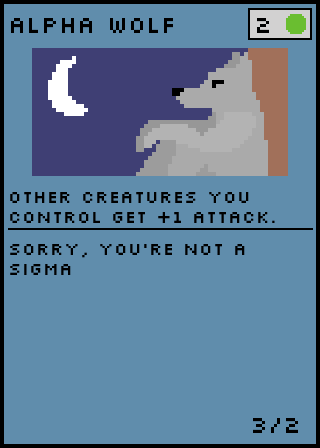
#> input picture src/modules/assets/cards/alpha_wolf.png, 320 x 448 px
$ python scale.py cards/alpha_wolf.png cards/arcane_scholar.png
#> lines starting #> are read from the running program, lines starting #| are printed output that depends on the picture
# scale_4x.py
from PIL import Image
import sys
from pathlib import Path

def scale_4x(input_path: str, output_path: str | None = None) -> None:
#> called with input_path = 'cards/alpha_wolf.png', output_path = 'cards/arcane_scholar.png'
    src = Path(input_path)
    if output_path is None:
        output_path = src.with_name(f"{src.stem}_4x{src.suffix}")

    img = Image.open(src)
#> img is the input picture: PIL image 320x448 RGBA; mean R, G, B, A 93.6, 123.4, 150.2, 255
    w, h = img.size
#> w = 320; h = 448
    img = img.resize((w * 4, h * 4), resample=Image.NEAREST)
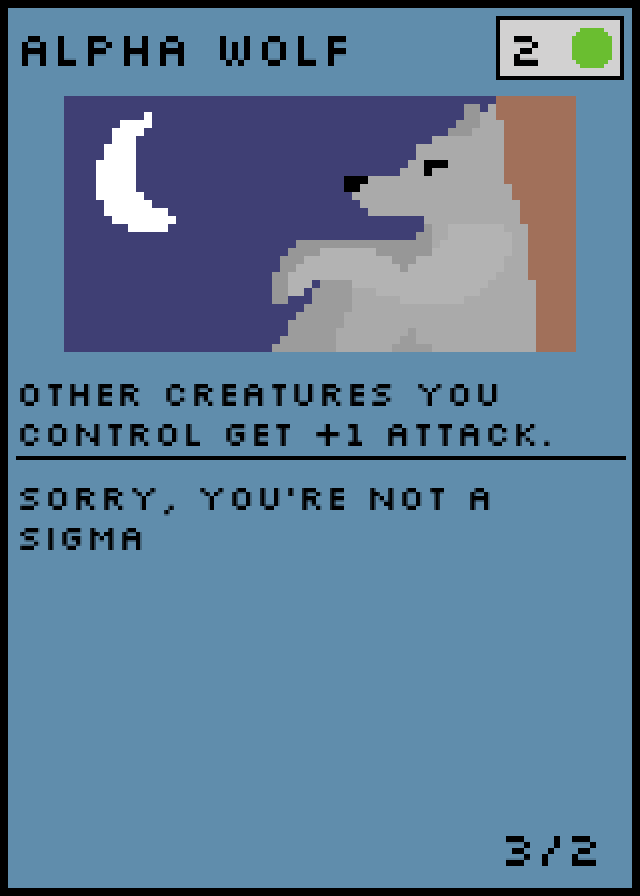
#> img: PIL image 1280x1792 RGBA (shown at 1/2 size); mean R, G, B, A 93.6, 123.4, 150.2, 255
    img.save(output_path)
    print(f"Saved: {output_path}")

if __name__ == "__main__":
    if len(sys.argv) < 2:
        print("Usage: python scale_4x.py <input.png> [output.png]")
        raise SystemExit(1)
    scale_4x(sys.argv[1], sys.argv[2] if len(sys.argv) > 2 else None)

$ run again, on src/modules/assets/cards/archer.png
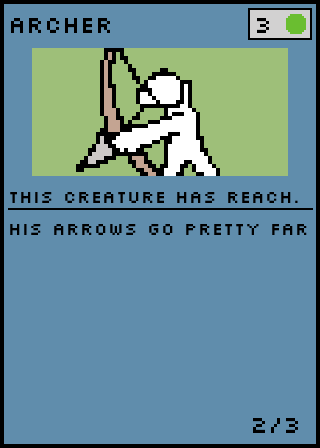
#> input picture src/modules/assets/cards/archer.png, 320 x 448 px
#> in scale_4x, img is the input picture: PIL image 320x448 RGBA; mean R, G, B, A 102.9, 139.4, 148.7, 255
#> in scale_4x, `img = img.resize((w * 4, h * 4), resample=Image.NEAREST)`:
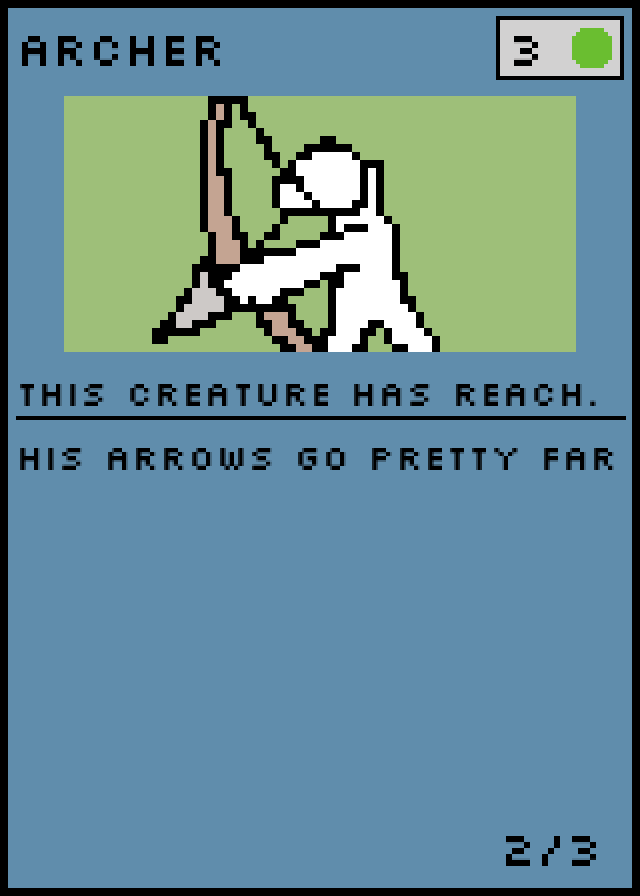
#> img: PIL image 1280x1792 RGBA (shown at 1/2 size); mean R, G, B, A 102.9, 139.4, 148.7, 255
